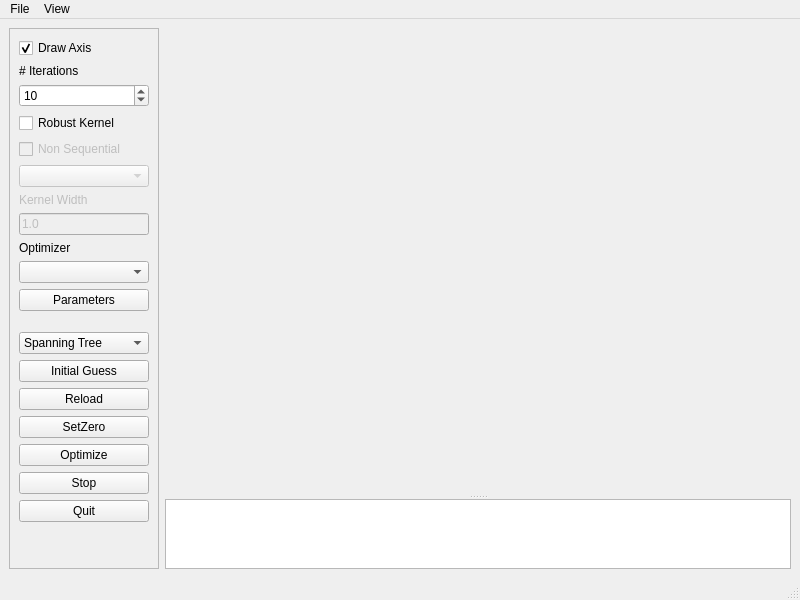
<?xml version="1.0" encoding="UTF-8"?>
<ui version="4.0">
 <class>BaseMainWindow</class>
 <widget class="QMainWindow" name="BaseMainWindow">
  <property name="geometry">
   <rect>
    <x>0</x>
    <y>0</y>
    <width>800</width>
    <height>600</height>
   </rect>
  </property>
  <property name="windowTitle">
   <string>g2o Viewer</string>
  </property>
  <widget class="QWidget" name="centralwidget">
   <layout class="QHBoxLayout" name="horizontalLayout">
    <item>
     <widget class="QFrame" name="frame">
      <property name="sizePolicy">
       <sizepolicy hsizetype="Preferred" vsizetype="Preferred">
        <horstretch>0</horstretch>
        <verstretch>0</verstretch>
       </sizepolicy>
      </property>
      <property name="minimumSize">
       <size>
        <width>150</width>
        <height>0</height>
       </size>
      </property>
      <property name="frameShape">
       <enum>QFrame::StyledPanel</enum>
      </property>
      <property name="frameShadow">
       <enum>QFrame::Raised</enum>
      </property>
      <layout class="QVBoxLayout" name="verticalLayout_2">
       <item>
        <widget class="QCheckBox" name="cbDrawAxis">
         <property name="text">
          <string>Draw Axis</string>
         </property>
         <property name="checked">
          <bool>true</bool>
         </property>
        </widget>
       </item>
       <item>
        <widget class="QLabel" name="label">
         <property name="text">
          <string># Iterations</string>
         </property>
        </widget>
       </item>
       <item>
        <widget class="QSpinBox" name="spIterations">
         <property name="minimum">
          <number>1</number>
         </property>
         <property name="maximum">
          <number>10000</number>
         </property>
         <property name="value">
          <number>10</number>
         </property>
        </widget>
       </item>
       <item>
        <widget class="QCheckBox" name="cbRobustKernel">
         <property name="text">
          <string>Robust Kernel</string>
         </property>
        </widget>
       </item>
       <item>
        <widget class="QCheckBox" name="cbOnlyLoop">
         <property name="enabled">
          <bool>false</bool>
         </property>
         <property name="toolTip">
          <string>Only apply the robust kernel for loop closures</string>
         </property>
         <property name="text">
          <string>Non Sequential</string>
         </property>
        </widget>
       </item>
       <item>
        <widget class="QComboBox" name="coRobustKernel">
         <property name="enabled">
          <bool>false</bool>
         </property>
        </widget>
       </item>
       <item>
        <widget class="QLabel" name="label_4">
         <property name="enabled">
          <bool>false</bool>
         </property>
         <property name="text">
          <string>Kernel Width</string>
         </property>
        </widget>
       </item>
       <item>
        <widget class="QLineEdit" name="leKernelWidth">
         <property name="enabled">
          <bool>false</bool>
         </property>
         <property name="text">
          <string>1.0</string>
         </property>
        </widget>
       </item>
       <item>
        <widget class="QLabel" name="label_2">
         <property name="text">
          <string>Optimizer</string>
         </property>
        </widget>
       </item>
       <item>
        <widget class="QComboBox" name="coOptimizer"/>
       </item>
       <item>
        <widget class="QPushButton" name="btnOptimizerParamaters">
         <property name="toolTip">
          <string>Adjust the parameters of the optimizer</string>
         </property>
         <property name="text">
          <string>Parameters</string>
         </property>
        </widget>
       </item>
       <item>
        <spacer name="verticalSpacer_2">
         <property name="orientation">
          <enum>Qt::Vertical</enum>
         </property>
         <property name="sizeType">
          <enum>QSizePolicy::Minimum</enum>
         </property>
         <property name="sizeHint" stdset="0">
          <size>
           <width>20</width>
           <height>15</height>
          </size>
         </property>
        </spacer>
       </item>
       <item>
        <widget class="QComboBox" name="cbxIniitialGuessMethod">
         <property name="toolTip">
          <string>Which method is applied to compute the initial guess</string>
         </property>
         <item>
          <property name="text">
           <string>Spanning Tree</string>
          </property>
         </item>
         <item>
          <property name="text">
           <string>Odometry</string>
          </property>
         </item>
        </widget>
       </item>
       <item>
        <widget class="QPushButton" name="btnInitialGuess">
         <property name="text">
          <string>Initial Guess</string>
         </property>
        </widget>
       </item>
       <item>
        <widget class="QPushButton" name="btnReload">
         <property name="text">
          <string>Reload</string>
         </property>
        </widget>
       </item>
       <item>
        <widget class="QPushButton" name="btnSetZero">
         <property name="text">
          <string>SetZero</string>
         </property>
        </widget>
       </item>
       <item>
        <widget class="QPushButton" name="btnOptimize">
         <property name="text">
          <string>Optimize</string>
         </property>
        </widget>
       </item>
       <item>
        <widget class="QPushButton" name="btnForceStop">
         <property name="text">
          <string>Stop</string>
         </property>
        </widget>
       </item>
       <item>
        <widget class="QPushButton" name="btnQuit">
         <property name="text">
          <string>Quit</string>
         </property>
        </widget>
       </item>
       <item>
        <spacer name="verticalSpacer">
         <property name="orientation">
          <enum>Qt::Vertical</enum>
         </property>
         <property name="sizeHint" stdset="0">
          <size>
           <width>20</width>
           <height>364</height>
          </size>
         </property>
        </spacer>
       </item>
      </layout>
     </widget>
    </item>
    <item>
     <widget class="QSplitter" name="splitter">
      <property name="sizePolicy">
       <sizepolicy hsizetype="Preferred" vsizetype="Expanding">
        <horstretch>1</horstretch>
        <verstretch>0</verstretch>
       </sizepolicy>
      </property>
      <property name="orientation">
       <enum>Qt::Vertical</enum>
      </property>
      <widget class="g2o::G2oQGLViewer" name="viewer" native="true">
       <property name="sizePolicy">
        <sizepolicy hsizetype="Preferred" vsizetype="MinimumExpanding">
         <horstretch>0</horstretch>
         <verstretch>100</verstretch>
        </sizepolicy>
       </property>
      </widget>
      <widget class="QPlainTextEdit" name="plainTextEdit">
       <property name="sizePolicy">
        <sizepolicy hsizetype="Preferred" vsizetype="Preferred">
         <horstretch>0</horstretch>
         <verstretch>1</verstretch>
        </sizepolicy>
       </property>
       <property name="readOnly">
        <bool>true</bool>
       </property>
      </widget>
     </widget>
    </item>
   </layout>
  </widget>
  <widget class="QMenuBar" name="menubar">
   <property name="geometry">
    <rect>
     <x>0</x>
     <y>0</y>
     <width>800</width>
     <height>22</height>
    </rect>
   </property>
   <widget class="QMenu" name="menuFile">
    <property name="title">
     <string>File</string>
    </property>
    <addaction name="actionLoad"/>
    <addaction name="actionSave"/>
    <addaction name="separator"/>
    <addaction name="actionSave_Screenshot"/>
    <addaction name="separator"/>
    <addaction name="actionLoad_Viewer_State"/>
    <addaction name="actionSave_Viewer_State"/>
    <addaction name="separator"/>
    <addaction name="actionQuit"/>
   </widget>
   <widget class="QMenu" name="menuView">
    <property name="title">
     <string>View</string>
    </property>
    <addaction name="actionWhite_Background"/>
    <addaction name="actionDefault_Background"/>
    <addaction name="separator"/>
    <addaction name="actionDump_Images"/>
    <addaction name="separator"/>
    <addaction name="actionProperties"/>
   </widget>
   <addaction name="menuFile"/>
   <addaction name="menuView"/>
  </widget>
  <widget class="QStatusBar" name="statusbar"/>
  <action name="actionLoad">
   <property name="text">
    <string>Load</string>
   </property>
  </action>
  <action name="actionSave">
   <property name="text">
    <string>Save</string>
   </property>
  </action>
  <action name="actionQuit">
   <property name="text">
    <string>Quit</string>
   </property>
  </action>
  <action name="actionWhite_Background">
   <property name="text">
    <string>White Background</string>
   </property>
  </action>
  <action name="actionDefault_Background">
   <property name="text">
    <string>Default Background</string>
   </property>
  </action>
  <action name="actionDump_Images">
   <property name="checkable">
    <bool>true</bool>
   </property>
   <property name="text">
    <string>Dump Images</string>
   </property>
  </action>
  <action name="actionProperties">
   <property name="text">
    <string>Draw Options</string>
   </property>
  </action>
  <action name="actionSave_Screenshot">
   <property name="text">
    <string>Save Screenshot</string>
   </property>
  </action>
  <action name="actionSave_Viewer_State">
   <property name="text">
    <string>Save Viewer State</string>
   </property>
  </action>
  <action name="actionLoad_Viewer_State">
   <property name="text">
    <string>Load Viewer State</string>
   </property>
  </action>
 </widget>
 <customwidgets>
  <customwidget>
   <class>g2o::G2oQGLViewer</class>
   <extends>QWidget</extends>
   <header>g2o_qglviewer.h</header>
   <container>1</container>
  </customwidget>
 </customwidgets>
 <resources/>
 <connections>
  <connection>
   <sender>cbRobustKernel</sender>
   <signal>toggled(bool)</signal>
   <receiver>label_4</receiver>
   <slot>setEnabled(bool)</slot>
   <hints>
    <hint type="sourcelabel">
     <x>131</x>
     <y>142</y>
    </hint>
    <hint type="destinationlabel">
     <x>144</x>
     <y>233</y>
    </hint>
   </hints>
  </connection>
  <connection>
   <sender>cbRobustKernel</sender>
   <signal>toggled(bool)</signal>
   <receiver>leKernelWidth</receiver>
   <slot>setEnabled(bool)</slot>
   <hints>
    <hint type="sourcelabel">
     <x>147</x>
     <y>142</y>
    </hint>
    <hint type="destinationlabel">
     <x>148</x>
     <y>266</y>
    </hint>
   </hints>
  </connection>
  <connection>
   <sender>btnQuit</sender>
   <signal>clicked()</signal>
   <receiver>BaseMainWindow</receiver>
   <slot>close()</slot>
   <hints>
    <hint type="sourcelabel">
     <x>101</x>
     <y>541</y>
    </hint>
    <hint type="destinationlabel">
     <x>5</x>
     <y>554</y>
    </hint>
   </hints>
  </connection>
  <connection>
   <sender>cbRobustKernel</sender>
   <signal>toggled(bool)</signal>
   <receiver>coRobustKernel</receiver>
   <slot>setEnabled(bool)</slot>
   <hints>
    <hint type="sourcelabel">
     <x>33</x>
     <y>133</y>
    </hint>
    <hint type="destinationlabel">
     <x>56</x>
     <y>210</y>
    </hint>
   </hints>
  </connection>
  <connection>
   <sender>cbRobustKernel</sender>
   <signal>toggled(bool)</signal>
   <receiver>cbOnlyLoop</receiver>
   <slot>setEnabled(bool)</slot>
   <hints>
    <hint type="sourcelabel">
     <x>103</x>
     <y>141</y>
    </hint>
    <hint type="destinationlabel">
     <x>101</x>
     <y>160</y>
    </hint>
   </hints>
  </connection>
 </connections>
</ui>
